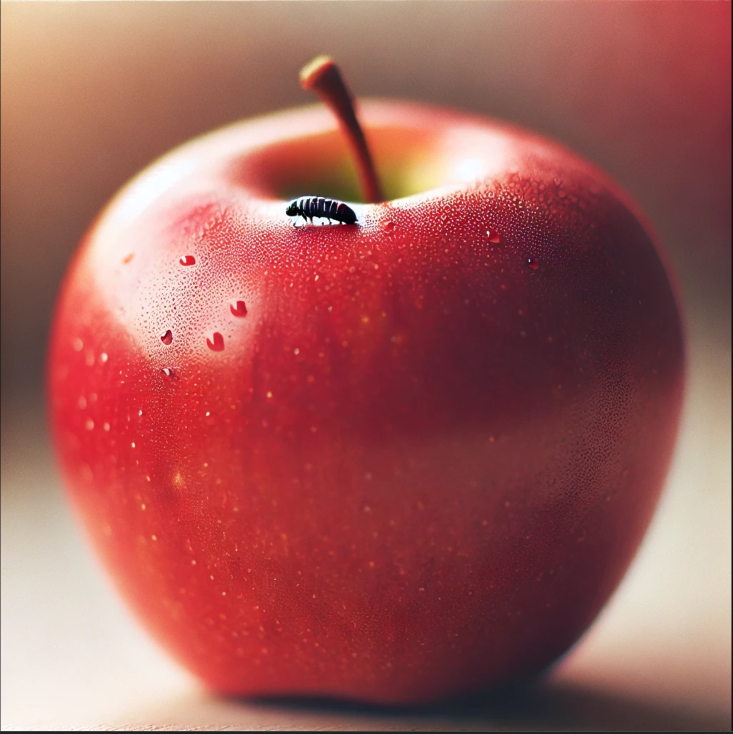
#> input picture backend/ImageDetection/apple1.png, 1465 x 1467 px (shown at 1/2 size)
$ python demo.py   (older library calls are emulated)
#> lines starting #> are read from the running program, lines starting #| are printed output that depends on the picture
import cv2
import numpy as np
from matplotlib import pyplot as plt

def preprocess_image(image_path):
    # Read the image
#> called with image_path = 'apple1.png'
    img = cv2.imread(image_path)  # Use function parameter
#> img is the input picture: shape (1467, 1465, 3); mean B, G, R 90, 93.6, 161.1
    if img is None:
        print("Image file not found")
        return None

    # Resize the image
    img_resized = cv2.resize(img, (500, 500))  # Resize image to 500x500
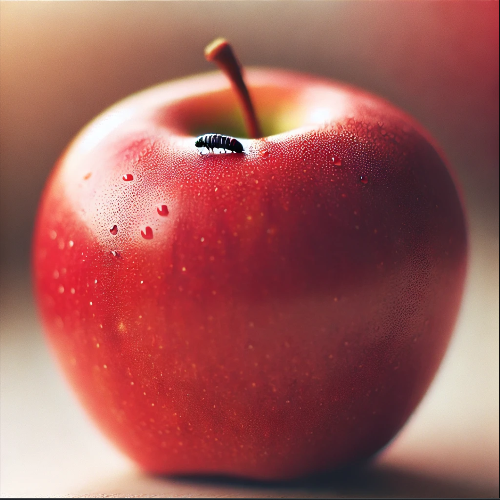
#> img_resized: shape (500, 500, 3); mean B, G, R 89.9, 93.5, 161

    # Convert to grayscale
    img_gray = cv2.cvtColor(img_resized, cv2.COLOR_BGR2GRAY)
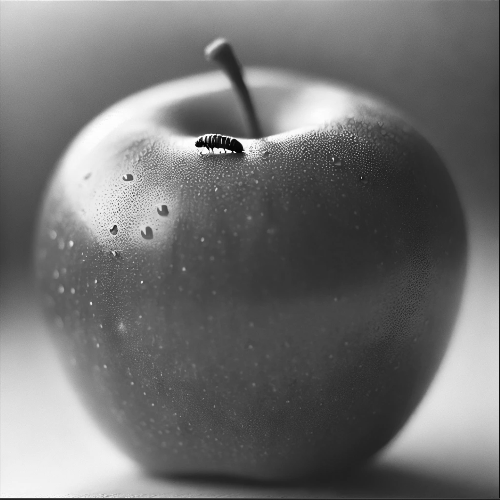
#> img_gray: shape (500, 500); min 0, max 255, mean 113.3

    # Apply Gaussian blur for noise reduction
    img_blurred = cv2.GaussianBlur(img_gray, (5, 5), 0)

    # Display original and preprocessed images
    plt.figure(figsize=(10, 5))
    plt.subplot(1, 3, 1)
    plt.imshow(cv2.cvtColor(img, cv2.COLOR_BGR2RGB))
    plt.title('Original Image')

    plt.subplot(1, 3, 2)
    plt.imshow(cv2.cvtColor(img_resized, cv2.COLOR_BGR2RGB))
    plt.title('Resized Image')

    plt.subplot(1, 3, 3)
    plt.imshow(img_blurred, cmap='gray')
    plt.title('Blurred and Grayscale Image')
    plt.show()
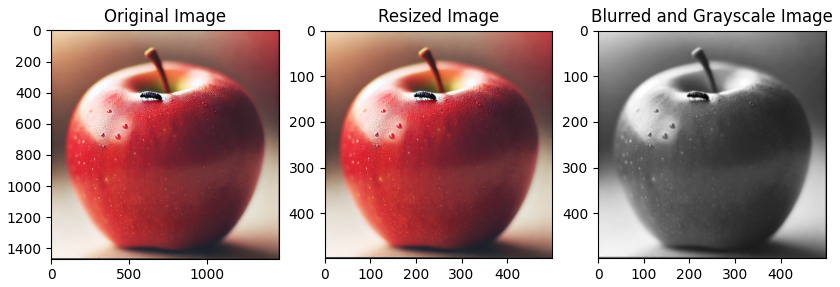
#> figure drawn by matplotlib, 3 panels

    return img_blurred  # Return preprocessed image

def extract_features_from_image(img, img_blurred):
    # Ensure image is not None
    if img_blurred is None:
        print("Image data not provided")
        return

    # Edge detection - using Canny algorithm
    edges = cv2.Canny(img_blurred, 100, 200)
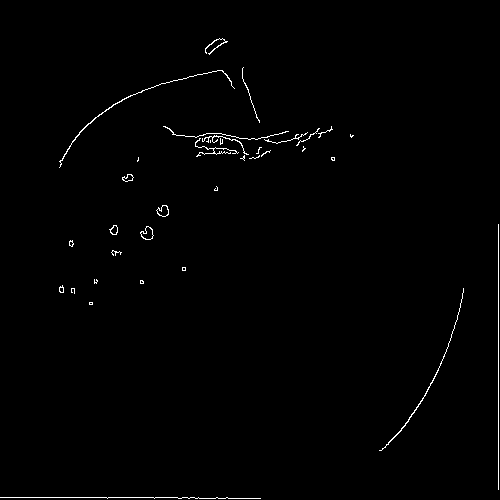
#> edges: shape (500, 500); 0.8% white in thin lines or dots

    # Texture analysis - using Laplacian algorithm
    laplacian = cv2.Laplacian(img_blurred, cv2.CV_64F)
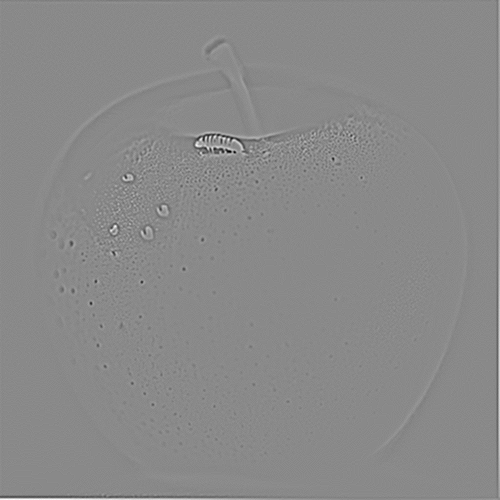
#> laplacian: shape (500, 500) float64; min -93, max 79, mean 0.1; drawn with min black and max white

    # Color histogram
    color = ('b', 'g', 'r')
    plt.figure(figsize=(12, 8))
    for i, col in enumerate(color):
        histr = cv2.calcHist([img], [i], None, [256], [0, 256])
        plt.plot(histr, color=col)
        plt.xlim([0, 256])

    # Display results
    plt.figure(figsize=(15, 5))
    plt.subplot(131), plt.imshow(cv2.cvtColor(img, cv2.COLOR_BGR2RGB)), plt.title('Original')
    plt.subplot(132), plt.imshow(edges, cmap='gray'), plt.title('Canny Edges')
    plt.subplot(133), plt.imshow(laplacian, cmap='gray'), plt.title('Laplacian')
    plt.show()
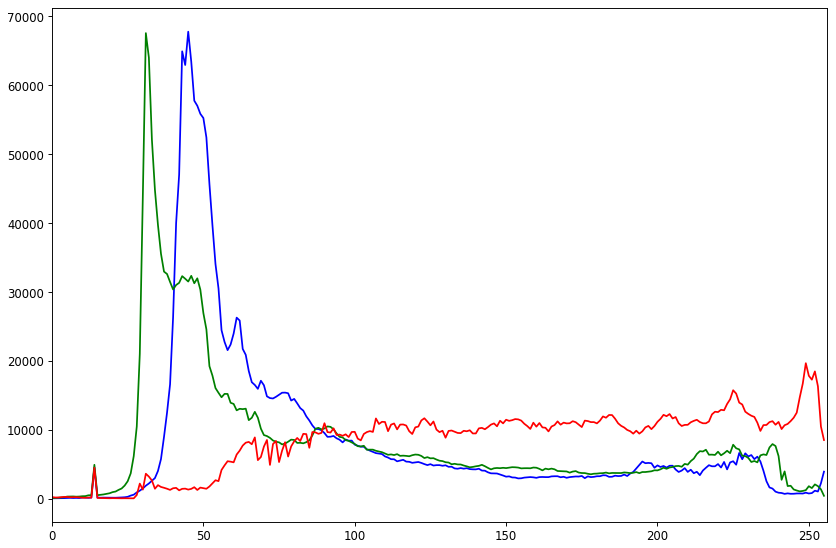
#> figure drawn by matplotlib, 1 panel; curve peaks at x = 45, y = 67779; curve peaks at x = 31, y = 67573; curve peaks at x = 249, y = 19651
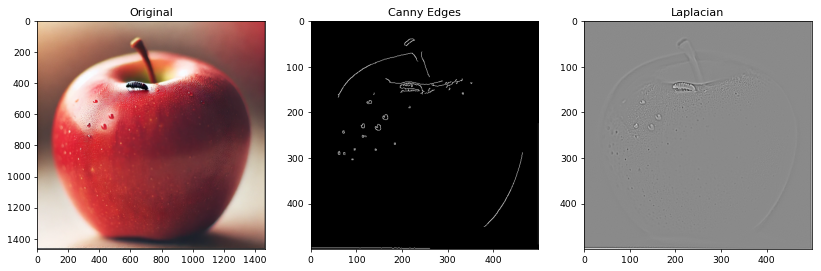
#> figure drawn by matplotlib, 3 panels

# Usage example
img_blurred = preprocess_image('apple1.png')
extract_features_from_image(cv2.imread('apple1.png'), img_blurred)
